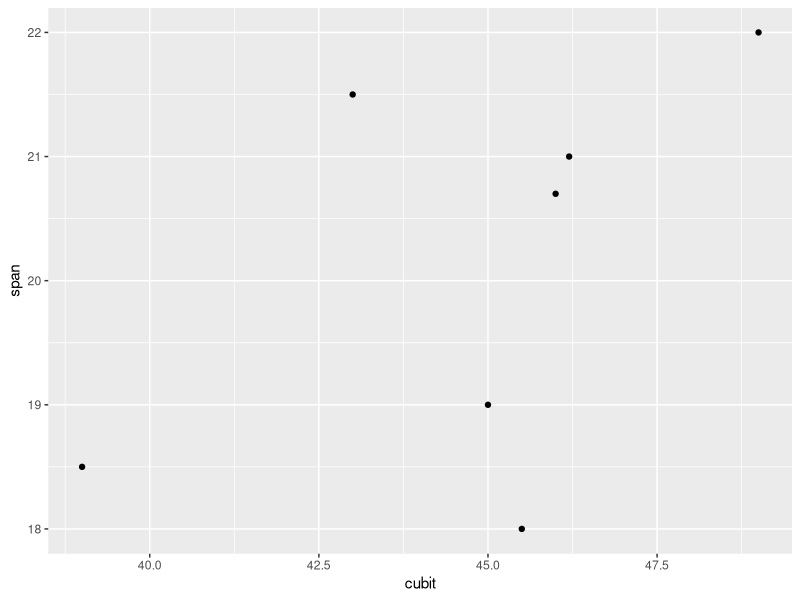

Reproduce this figure in R.
## ---- chunk 1
knitr::opts_chunk$set(echo = TRUE)
## ---- chunk 2
library(ggplot2)
## ---- chunk 3
span <- c(19, 18, 21, 20.7, 18.5, 21.5, 22)
cubit <- c(45, 45.5, 46.2, 46, 39, 43, 49)
df_hand <- data.frame(span = span, cubit = cubit)
write.csv(df_hand, file="measurements.csv")
## ---- chunk 4
mean_span <- sum(span)/length(span)
## ---- chunk 5
var_span <- sum((span - mean_span)^2) /( length(span) - 1)
sd_span <- sqrt(var_span)
## ---- chunk 6
ggplot(data=df_hand, aes(x=cubit, y=span)) +
  geom_point()
## ---- chunk 7
cov_span_cubit <- NULL
corr_span_cubit <- NULL
